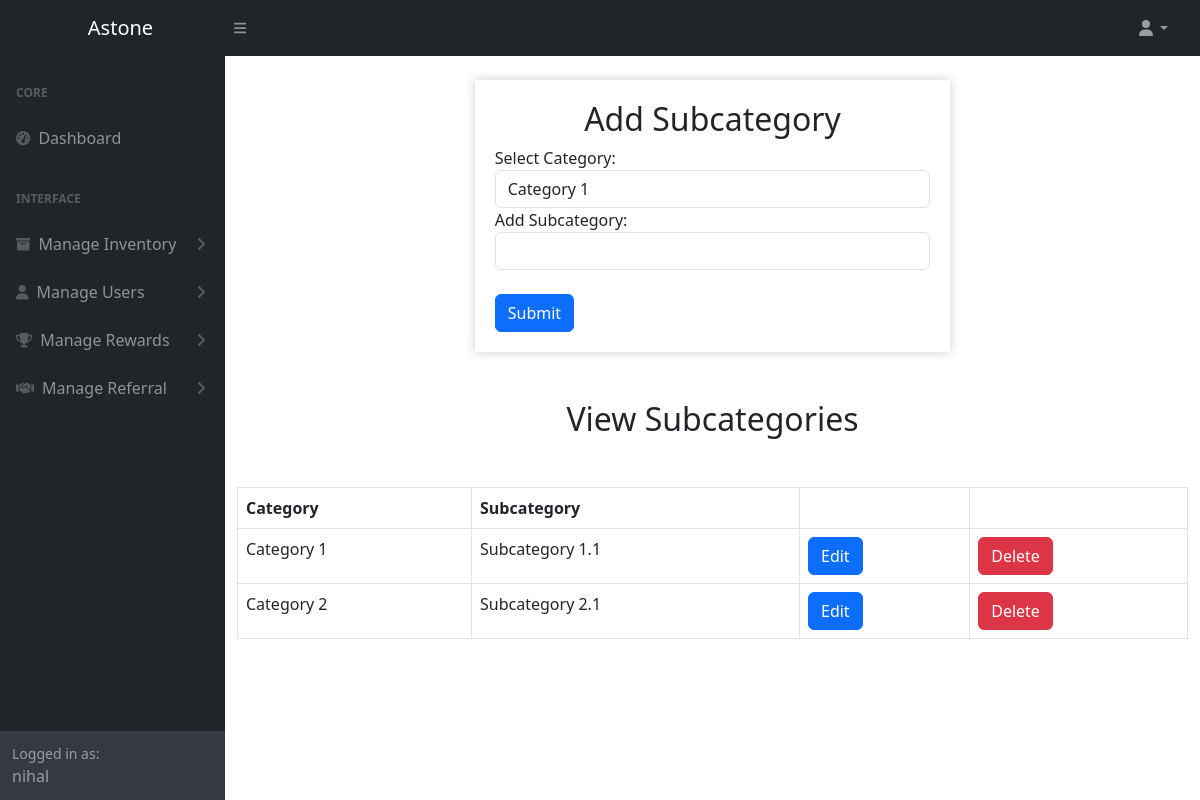
The app's page /subcategory (signed in) with its own data.
### astoneapp/models.py (models this page shows, shortened)
class User(AbstractUser):
    is_admin = models.BooleanField('is admin', default=False)
    is_staff = models.BooleanField('is staff', default=False)
    is_customer = models.BooleanField('is customer', default=False)
    name = models.CharField(max_length=100, default='User')
    mobile_number = models.CharField(max_length=20, default='Nil')
    bank_name = models.CharField(max_length=100, default='Nil')
    bank_account_number = models.CharField(max_length=50, default='Nil')
    ifsc_code = models.CharField(max_length=20, default='Nil')
    upi_id = models.CharField(max_length=100, default='Nil')
    pan_card_name = models.CharField(max_length=100, default='Nil')
    pan_card_number = models.CharField(max_length=20, default='Nil')
    profile_picture = models.ImageField(upload_to='profile_pictures', blank=True, null=True)
    referral_code = models.CharField(max_length=6, unique=True, default='DEFAULTCODE')
    referred_by = models.CharField(max_length=100, null=True, blank=True)
    supercustomer = models.BooleanField(default=False, null=True)
    rewardamount = models.DecimalField(default=0, max_digits=10, decimal_places=2, null=True, blank=True)
    balance = models.DecimalField(default=0, max_digits=10, decimal_places=2)
    withdrawn = models.DecimalField(default=0, max_digits=10, decimal_places=2)

class Subcategory(models.Model):
    name = models.CharField(max_length=100)
    category = models.ForeignKey(Category, on_delete=models.CASCADE)

class Category(models.Model):
    category = models.CharField(max_length=100, unique=True)
    image = models.ImageField(upload_to='category_images', blank=True, null=True)

### astoneapp/views.py (the view)
# urls.py: path('subcategory', views.subcategory, name='subcategory'),
def subcategory(request):
    category = Category.objects.all()
    subcategory = Subcategory.objects.all()
    context = {'subcategory':subcategory, 'category':category}
    return render(request, 'astone_admin/subcategory.html', context)

### astoneapp/templates/astone_admin/subcategory.html (shortened to what this page needs)
{% extends 'astone_admin/base.html' %}
{% load static %}
{% block content %}
<link href="https://cdn.jsdelivr.net/npm/bootstrap@5.5.0/dist/css/bootstrap.min.css" rel="stylesheet">
<br>
<div class="container center-box">
    <div class="form-box">
      <h2 class="text-center">Add Subcategory</h2>
      <form action="{% url 'add_subcategory' %}"  method="POST" enctype="multipart/form-data">
        <div class="form-group">
            <label for="productCategory">Select Category:</label>
            <select class="form-control" id="productCategory" name="category" required>
                {% for i in category %}
                    <option value="{{i.category}}">{{i.category}}</option>
                {% endfor %}
            </select>
        </div>
        <div class="form-group">
          <label for="productName">Add Subcategory:</label>
          <input type="text" class="form-control" id="productName" name="subcategory" required>
        </div>
        <br>
        <button type="submit" class="btn btn-primary">Submit</button>
      </form>
    </div>
  </div>
  <br>
  <br>
  <h2 class="text-center">View Subcategories</h2>
  <div class="container mt-5">
    <table class="table table-bordered">
        <thead>
            <tr>
                <th>Category</th>
                <th>Subcategory</th>
                <th></th>
                <th></th>
            </tr>
        </thead>
        <tbody>
            {% for i in subcategory %}
            <tr>
                <td>{{i.category.category}}</td>
                <td>{{i.name}}</td>
                <td><a href="{% url 'edit_subcategory' i.pk %}" class="btn btn-primary">Edit</a></td>
                <td><a href="{% url 'delete_subcategory' i.pk %}" class="btn btn-danger">Delete</a></td>
            </tr>
            {% endfor %}
        </tbody>
    </table>
</div>
{% endblock %}

### astoneapp/templates/astone_admin/base.html (shortened to what this page needs)
<!DOCTYPE html>
{% load static %}
<html lang="en">
    <head>
        <link href="https://cdn.jsdelivr.net/npm/simple-datatables@7.1.2/dist/style.min.css" rel="stylesheet" />
        <link href="{% static 'css/styles.css' %}" rel="stylesheet" />
    </head>
{% if request.user.is_authenticated %}
    <body class="sb-nav-fixed">
        <nav class="sb-topnav navbar navbar-expand navbar-dark bg-dark">
            <a class="navbar-brand ps-3" href="{% url 'astoneadminhome' %}" style="text-align:center;">Astone</a>
            <button class="btn btn-link btn-sm order-1 order-lg-0 me-4 me-lg-0" id="sidebarToggle" href="#!"><i class="fas fa-bars"></i></button>
            <ul class="navbar-nav ms-auto ms-md-0 me-3 me-lg-4">
                <li class="nav-item dropdown">
                    <a class="nav-link dropdown-toggle" id="navbarDropdown" href="#" role="button" data-bs-toggle="dropdown" aria-expanded="false"><i class="fas fa-user fa-fw"></i></a>
                </li>
            </ul>
        </nav>
        <div id="layoutSidenav">
        {% if request.user.is_admin %}
            <div id="layoutSidenav_nav">
                <nav class="sb-sidenav accordion sb-sidenav-dark" id="sidenavAccordion">
                    <div class="sb-sidenav-menu">
                        <div class="nav">
                            <div class="sb-sidenav-menu-heading">Core</div>
                            <a class="nav-link" href="{% url 'astoneadminhome' %}">
                                <div class="sb-nav-link-icon"><i class="fas fa-tachometer-alt"></i></div>
                                Dashboard
                            </a>
                            <div class="sb-sidenav-menu-heading">Interface</div>
                            <a class="nav-link collapsed" href="#" data-bs-toggle="collapse" data-bs-target="#collapseLayouts" aria-expanded="false" aria-controls="collapseLayouts">
                                <div class="sb-nav-link-icon"><i class="fas fa-shopping-bag"></i>
                                </div>
                                Manage Products
                                <div class="sb-sidenav-collapse-arrow"><i class="fas fa-angle-down"></i></div>
                            </a>
                            <div class="collapse" id="collapseLayouts" aria-labelledby="headingOne" data-bs-parent="#sidenavAccordion">
                                <nav class="sb-sidenav-menu-nested nav">
                                    <a class="nav-link" href="{% url 'add_category' %}">Manage Category</a>
                                    <a class="nav-link" href="{% url 'subcategory' %}">Manage Subcategory</a>
                                    <a class="nav-link" href="{% url 'add_productimage' %}">Manage Product Images</a>
                                    <a class="nav-link" href="{% url 'addproduct' %}">Add Products</a>
                                    <a class="nav-link" href="{% url 'view_product' %}">View products</a>
                                </nav>
                            </div>
                            <a class="nav-link collapsed" href="#" data-bs-toggle="collapse" data-bs-target="#collapseInventory" aria-expanded="false" aria-controls="collapseInventory">
                                <div class="sb-nav-link-icon"><i class="fas fa-archive"></i></div>
                                Manage Inventory
                                <div class="sb-sidenav-collapse-arrow"><i class="fas fa-angle-down"></i></div>
                            </a>
                            <div class="collapse" id="collapseInventory" aria-labelledby="headingInventory" data-bs-parent="#sidenavAccordion">
                                <nav class="sb-sidenav-menu-nested nav accordion" id="sidenavAccordionInventory">
                                    <a class="nav-link" href="{% url 'view_soldproducts' %}">View Sold Products</a>
                                    <a class="nav-link" href="{% url 'view_unsoldproducts' %}">View UnSold Products</a>
                                    <a class="nav-link" href="{% url 'make_pdf' %}">Print QR Codes</a>
                                </nav>
                            </div>
                            <a class="nav-link collapsed" href="#" data-bs-toggle="collapse" data-bs-target="#collapseUsers" aria-expanded="false" aria-controls="collapseUsers">
                                <div class="sb-nav-link-icon"><i class="fas fa-user"></i></div>
                                Manage Users
                                <div class="sb-sidenav-collapse-arrow"><i class="fas fa-angle-down"></i></div>
                            </a>
                            <div class="collapse" id="collapseUsers" aria-labelledby="headingUsers" data-bs-parent="#sidenavAccordion">
                                <nav class="sb-sidenav-menu-nested nav accordion" id="sidenavAccordionUsers">
                                    <a class="nav-link" href="{% url 'view_users' %}">View Users</a>
                                    <a class="nav-link" href="{% url 'view_supercustomer' %}">View Super Customers</a>
                                </nav>
                            </div>
                            <a class="nav-link collapsed" href="#" data-bs-toggle="collapse" data-bs-target="#pagesCollapseAuth" aria-expanded="false" aria-controls="pagesCollapseError">
                                <div class="sb-nav-link-icon"><i class="fas fa-trophy"></i>
                                </div>
                                Manage Rewards
                                <div class="sb-sidenav-collapse-arrow"><i class="fas fa-angle-down"></i></div>
                            </a>
                            <div class="collapse" id="pagesCollapseAuth" aria-labelledby="headingTwo" data-bs-parent="#sidenavAccordion">
                                <nav class="sb-sidenav-menu-nested nav accordion" id="sidenavAccordionPages">
                                    <a class="nav-link" href="{% url 'view_rewards' %}">View All Rewards</a>
                                    <a class="nav-link" href="{% url 'view_requests' %}">View All Reward Requests</a>
                                    <a class="nav-link" href="{% url 'view_paidrewards' %}">View Paid Rewards</a>
                                </nav>
                            </div>
                            <a class="nav-link collapsed" href="#" data-bs-toggle="collapse" data-bs-target="#collapseReferral" aria-expanded="false" aria-controls="collapseReferral">
                                <div class="sb-nav-link-icon"><i class="fas fa-handshake"></i></div>
                                Manage Referral
                                <div class="sb-sidenav-collapse-arrow"><i class="fas fa-angle-down"></i></div>
                            </a>
                            <div class="collapse" id="collapseReferral" aria-labelledby="headingTwo" data-bs-parent="#sidenavAccordion">
                                <nav class="sb-sidenav-menu-nested nav accordion" id="sidenavAccordionPages">
                                    <a class="nav-link" href="{% url 'view_referral' %}">Referral Scoreboard</a>
                                    {% comment %} <a class="nav-link" href="{% url 'view_commissions' %}">Update Commissions</a>   {% endcomment %}
                                    <a class="nav-link" href="{% url 'referralpayment' %}">Referral Payment</a>
                                </nav>
                            </div>
                            <a class="nav-link collapsed" href="#" data-bs-toggle="collapse" data-bs-target="#collapseStaffs" aria-expanded="false" aria-controls="collapseStaffs">
                                <div class="sb-nav-link-icon"><i class="fas fa-briefcase"></i></div>
                                Manage Staffs
                                <div class="sb-sidenav-collapse-arrow"><i class="fas fa-angle-down"></i></div>
                            </a>
                            <div class="collapse" id="collapseStaffs" aria-labelledby="headingTwo" data-bs-parent="#sidenavAccordion">
                                <nav class="sb-sidenav-menu-nested nav accordion" id="sidenavAccordionPages1">
                                    <a class="nav-link" href="{% url 'add_staff' %}">Add Staff</a>
                                    <a class="nav-link" href="{% url 'view_staff' %}">View Staff</a>
                                </nav>
                            </div>
                            <a class="nav-link collapsed" href="#" data-bs-toggle="collapse" data-bs-target="#collapseEnquiry" aria-expanded="false" aria-controls="collapseEnquiry">
                                <div class="sb-nav-link-icon"><i class="fas fa-question-circle"></i>
                                </div>
                                Manage Enquiry
                                <div class="sb-sidenav-collapse-arrow"><i class="fas fa-angle-down"></i></div>
                            </a>
                            <div class="collapse" id="collapseEnquiry" aria-labelledby="headingTwo" data-bs-parent="#sidenavAccordion">
                                <nav class="sb-sidenav-menu-nested nav accordion" id="sidenavAccordionPages2">
                                    <a class="nav-link" href="{% url 'view_enquiry' %}">View Enquiry</a>
                                </nav>
                            </div>
                        </div>
                    </div>
                    <div class="sb-sidenav-footer">
                        <div class="small">Logged in as:</div>
                        {{request.user}}
                    </div>
                </nav>
            </div>
        {% else %}
        <div id="layoutSidenav_nav">
            <nav class="sb-sidenav accordion sb-sidenav-dark" id="sidenavAccordion">
                <div class="sb-sidenav-menu">
                    <div class="nav">
                        <div class="sb-sidenav-menu-heading">Core</div>
                        <a class="nav-link" href="{% url 'astoneadminhome' %}">
                            <div class="sb-nav-link-icon"><i class="fas fa-tachometer-alt"></i></div>
                            Dashboard
                        </a>
                        <div class="sb-sidenav-menu-heading">Interface</div>
                        <a class="nav-link collapsed" href="#" data-bs-toggle="collapse" data-bs-target="#collapseInventory" aria-expanded="false" aria-controls="collapseInventory">
                            <div class="sb-nav-link-icon"><i class="fas fa-archive"></i></div>
                            Manage Inventory
                            <div class="sb-sidenav-collapse-arrow"><i class="fas fa-angle-down"></i></div>
                        </a>
                        <a class="nav-link collapsed" href="#" data-bs-toggle="collapse" data-bs-target="#collapseUsers" aria-expanded="false" aria-controls="collapseUsers">
                            <div class="sb-nav-link-icon"><i class="fas fa-user"></i></div>
                            Manage Users
                            <div class="sb-sidenav-collapse-arrow"><i class="fas fa-angle-down"></i></div>
                        </a>
                        <a class="nav-link collapsed" href="#" data-bs-toggle="collapse" data-bs-target="#pagesCollapseAuth" aria-expanded="false" aria-controls="pagesCollapseError">
                            <div class="sb-nav-link-icon"><i class="fas fa-trophy"></i>
                            </div>
                            Manage Rewards
                            <div class="sb-sidenav-collapse-arrow"><i class="fas fa-angle-down"></i></div>
                        </a>
                        <a class="nav-link collapsed" href="#" data-bs-toggle="collapse" data-bs-target="#collapseReferral" aria-expanded="false" aria-controls="collapseReferral">
                            <div class="sb-nav-link-icon"><i class="fas fa-handshake"></i></div>
                            Manage Referral
                            <div class="sb-sidenav-collapse-arrow"><i class="fas fa-angle-down"></i></div>
                        </a>
                    </div>
                </div>
                <div class="sb-sidenav-footer">
                    <div class="small">Logged in as:</div>
                    {{request.user}}
                </div>
            </nav>
        </div>
        {% endif %}
            <div id="layoutSidenav_content">
                <main>
                    {% block content %}
                    {% endblock %}
                </main>
            </div>
        </div>
{% else %}
    <h2>Unauthorized user</h2>
{% endif %}
    </body>
</html>

### records on screen
User: user "nihal"
Subcategory: category.category "Category 1", name "Subcategory 1.1"
Subcategory: category.category "Category 2", name "Subcategory 2.1"

### other values on screen
form field category "Category 1"
